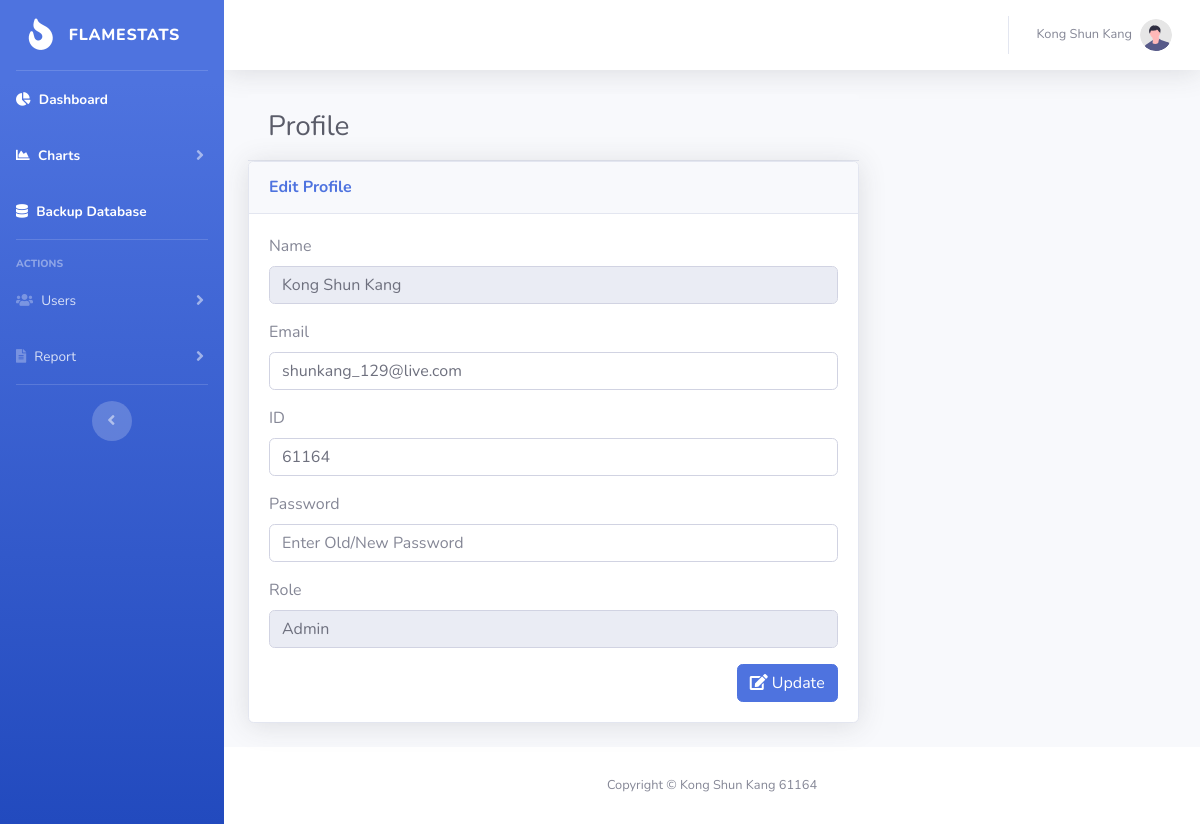
Screenshot of /profile.php (signed in) with the database file from the repository.
### tables this page shows
CREATE TABLE `register` (
  `id` int(11) NOT NULL AUTO_INCREMENT,
  `name` varchar(255) NOT NULL,
  `email` varchar(255) NOT NULL,
  `user_ID` varchar(255) NOT NULL,
  `password` varchar(255) NOT NULL,
  `usertype` varchar(255) NOT NULL,
  `status` enum('Enable','Disable') NOT NULL,
  PRIMARY KEY (`id`)
);

### profile.php (the view, shortened to what this page needs)
<?php
include('security.php');
include('includes/header.php');
include('includes/navbar.php');
?>
<div class="container-fluid">
    <div class="row">
        <div class="col-md-8">
            <div class="card-header py-3">
                <div class="row">
                    <div class="col">
                        <h1 class="h3 mb-0 text-gray-800">Profile</h1>
                    </div>
                </div>
            </div>
        </div>
    </div>
    <div class="row">
        <div class="col-md-8">
            <div class="card shadow mb-4">
                <div class="card-header py-3">
                    <h6 class="m-0 font-weight-bold text-primary">Edit Profile</h6>
                </div>
                <div class="card-body">
                    <?php
                    $profile_username = $_SESSION['display'];
                    $query = "SELECT * FROM register WHERE name='$profile_username'";
                    $query_run = mysqli_query($mysqli, $query);
                    foreach ($query_run as $row) {
                    ?>
                        <form action="code.php" method="POST">
                            <div class="form-group">
                                <label> Name </label>
                                <input type="text" value="<?php echo $row['name'] ?>" name="edit_username" class="form-control" placeholder="Enter Username" readonly>
                            </div>
                            <div class="form-group">
                                <label> Email </label>
                                <input type="email" value="<?php echo $row['email'] ?>" name="edit_email" class="form-control" placeholder="Enter Email" required>
                            </div>
                            <div class="form-group">
                                <label> ID </label>
                                <input type="text" value="<?php echo $row['user_ID'] ?>" name="edit_accountID" class="form-control" placeholder="Enter ID" required>
                            </div>
                            <div class="form-group">
                                <label> Password </label>
                                <input type="password" name="edit_password" class="form-control" placeholder="Enter Old/New Password" required>
                            </div>
                            <div class="form-group">
                                <label> Role </label>
                                <input type="text" value="<?php echo $row['usertype'] ?>" name="update_usertype" class="form-control" readonly>
                            </div>
                            <button type="submit" name="updateProfilebtn" class="btn btn-primary float-right"><i class="fas fa-edit"></i> Update </button>
                        </form>
                    <?php
                    }
                    ?>
                </div>
            </div>
        </div>
    </div>
</div>
<?php
include('includes/scripts.php');
include('includes/footer.php');
?>

### rows the page displays
register: edit_username "Kong Shun Kang", edit_email "shunkang_129@live.com", edit_accountID "61164", update_usertype "Admin"

### other values shown
$_SESSION['display'] "Kong Shun Kang"
